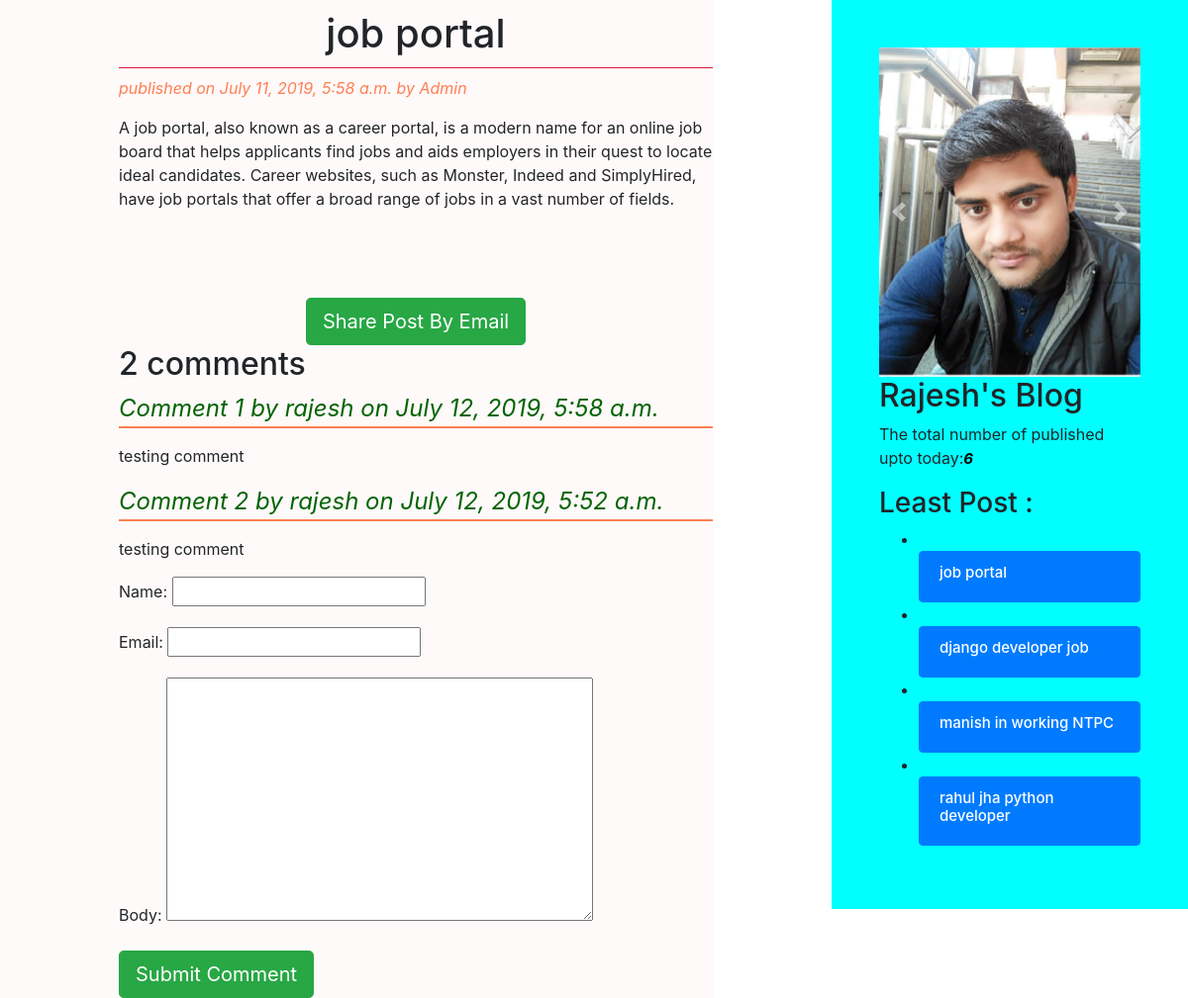
Page /2019/07/11/job-portal/ on the committed database.
### app_blog/models.py (models this page shows, shortened)
class Post(models.Model):
    STATUS_CHOICES=(('draft','Draft'),('published','Published'))
    title=models.CharField(max_length=250)
    slug=models.SlugField(max_length=260,unique_for_date='publish')
    author=models.ForeignKey(User, related_name='blog_posts',on_delete=models.PROTECT)
    body=models.TextField()
    publish=models.DateTimeField(default=timezone.now)
    created=models.DateTimeField(auto_now_add=True)
    updated=models.DateTimeField(auto_now=True)
    status=models.CharField(max_length=100,choices=STATUS_CHOICES ,default='draft')
    objects=CustomManager() #when you should be call qs then only u have to display publish post is call custom manager
    tags=TaggableManager() #tag is manage to all post
    class Meta:
        ordering=('-publish',)
    def get_absolute_url(self):
        return reverse('post_detail',args=[self.publish.year,self.publish.strftime('%m'),self.publish.strftime('%d'),self.slug])

class Comment(models.Model):
    post=models.ForeignKey(Post,related_name='comments',on_delete=models.PROTECT)
    name=models.CharField(max_length=110)
    email=models.EmailField()
    body=models.TextField()
    created=models.DateTimeField(auto_now_add=True)
    updated=models.DateTimeField(auto_now=True)
    active=models.BooleanField(default=True)
    class Meta:
        ordering=('-created',)

### app_blog/views.py (the view)
# urls.py: url(r'^(?P<year>\d{4})/(?P<month>\d{2})/(?P<day>\d{2})/(?P<post>[-\w]+)/$',views.post_detail_view,
def post_detail_view(request,year,month,day,post):
    try:
        post=get_object_or_404(Post,slug=post ,status='published',
                               publish_year=year,
                               publish_month=month,
                               publish_day=day) #get_object_or_404 it is a shortcut for object is available then display
        return render(request,'blog/post_detail.html',{'post':post})
    except:
        post = get_object_or_404(Post, slug=post, status='published')
        comments=post.comments.filter(active=True)
        csubmit=False
        if request.method=="POST":
            form=CommentForm(request.POST)
            if form.is_valid():
                new_comments=form.save(commit=False)
                new_comments.post=post
                new_comments.save()
                csubmit=True
        else:
            form=CommentForm()
        return render(request,'blog/post_detail.html',{'post':post,'comments':comments,'form':form,'csubmit':csubmit})

### app_blog/forms.py
class CommentForm(forms.ModelForm):
    class Meta:
        model=Comment
        fields=['name','email','body']

### app_blog/models.py (called while the page is built)
    def get_queryset(self):         #one method is  call
        return super().get_queryset().filter(status='published')

### app_blog/templatetags/blog_tags.py (called while the page is built)
@register.simple_tag
def total_post():
    return Post.objects.count()

@register.inclusion_tag('blog/least_post123.html')
def show_least_posts(count=4):
    least_post=Post.objects.order_by('-publish')[:count]
    return {'least_post':least_post}

### templates/blog/post_detail.html (shortened to what this page needs)
{% extends 'blog/base.html' %}
        {% block content %}
            <h1>{{ post.title }}</h1>
             <p style="color: coral;font-size: 16px;font-style: italic;">
                 published on {{ post.publish }} by {{ post.author|title }}
             </p>
            {{ post.body|linebreaks }}<br><br><br>
            <div class="container" align="center">
                <a href="/{{ post.id }}/share" class="btn btn-lg btn-success" >Share Post By Email</a>
            </div>
            {% with comments.count as comments_count %}
                <h2>{{ comments_count }} comment{{ comments_count|pluralize }}</h2>
             {% endwith %}
                {% if comments %}
                    {% for comment in comments  %}
                        <p style="color: darkgreen; font-size: 24px;font-style: oblique; border-bottom: 2px solid coral;">
                            Comment {{ forloop.counter }} by {{ comment.name }} on {{ comment.created }}</p>
                        <div class="cb">{{ comment.body|linebreaks}}</div>
                     {% endfor %}
                      {% else %}
                        <p>There are no comments Yet !!! </p>
                {% endif%}
            {% if csubmit %}
                <h2>Your Comment Added Successfully</h2>
                {% else %}
                <form method="post">
                        {{ form.as_p }}
                    <input type="submit" class="btn btn-lg btn-success" value="Submit Comment">
                </form>
            {% endif %}
        {% endblock %}

### templates/blog/least_post123.html (shortened to what this page needs)
<!DOCTYPE html>
<html lang="en">
<head>
</head>
<body>
        <ul>
            {% for post in least_post %}
          <li>
     <div class="list-group">&nbsp&nbsp
          <a href="{{ post.get_absolute_url }}" class="list-group-item list-group-item-action active">
           <h2 style="font-size: 15px">{{ post.title }}</h2>
          </a>
     </div>
          </li>
            {% endfor %}
        </ul>
</body>
</html>

### static/css/blog.css (style rules this page uses)
h1 { text-align: center; border-bottom:1px solid crimson; padding: 10px; }
body { color: white; background: url("https://images.unsplash.com/photo-1503756234508-e32369269deb?ixlib=rb-1.2.1&ixid=eyJhcHBfaWQiOjEyMDd9&auto=format&fit=crop&w=1350&q=80"); }

### rows in the picture
Post: title "job portal", publish "July 11, 2019, 5:58 a.m.", author "Admin", body "A job portal, also known as a career portal, is a modern name for an online job board that helps applicants find jobs and aids employers in their quest to locate ideal candidates. Career websites, such as Monster, Indeed and SimplyHired, have job portals that offer a broad range of jobs in a vast number of fields."
Comment: name "rajesh", created "July 12, 2019, 5:58 a.m.", body "testing comment"
Comment: name "rajesh", created "July 12, 2019, 5:52 a.m.", body "testing comment"
Post: title "django developer job"
Post: title "manish in working NTPC"
Post: title "rahul jha python developer"

### other values in the picture
{{ comments_count }} "2"
